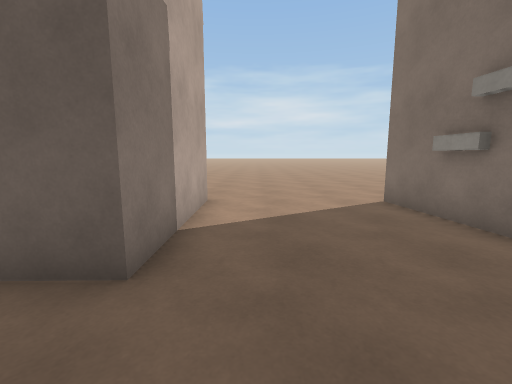
[1] (above)

21 first-person views from a walk through a Unity game level. The camera is 1.3 m above the floor, tilts 8° down and sees 90° across. The floor is counted in squares, 1 m on a side. Each view is taken from the middle of a square. On the plan, view 1 faces up. The plan holds only what a view shows up to about 13 squares ahead; the rest is blank. The place goes on beyond the plan. The player is left out. Surface patterns are stand-ins for the level's own textures.

[2]
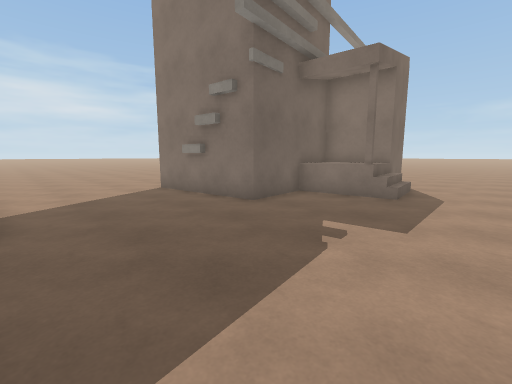

[3]
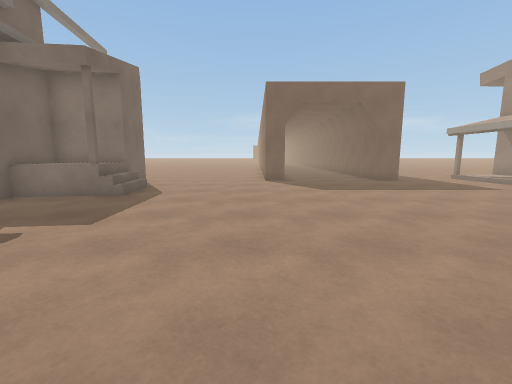

[4]
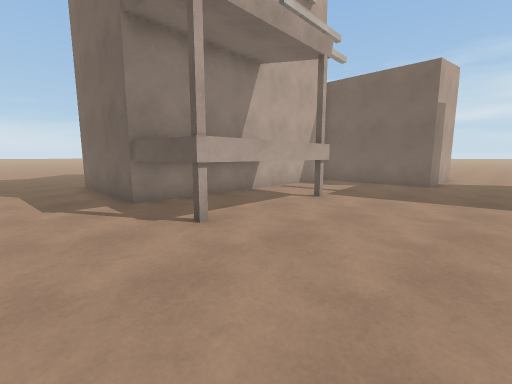

[5]
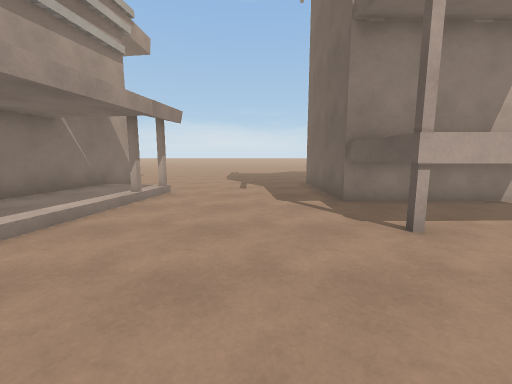

[6]
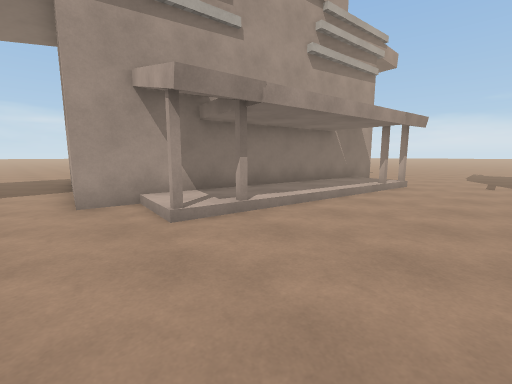

[7]
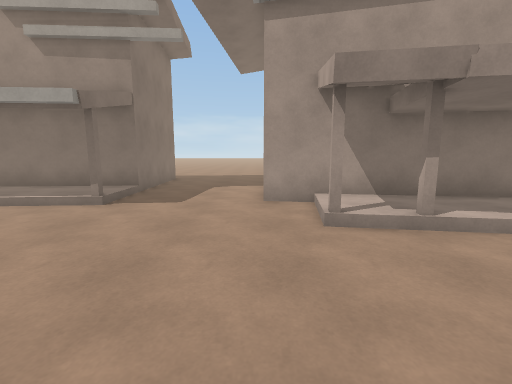

[8]
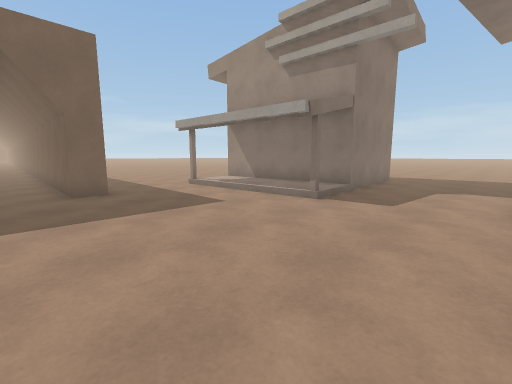

[9]
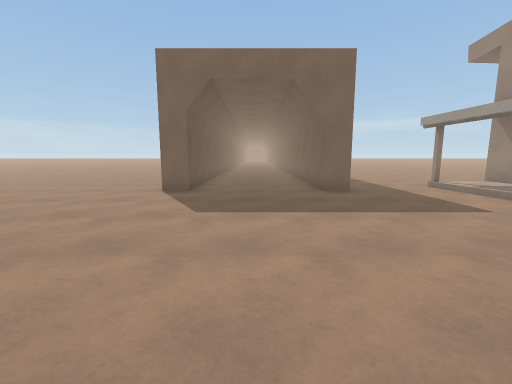

[10]
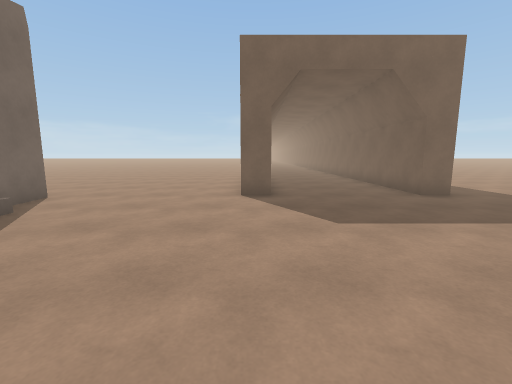

[11]
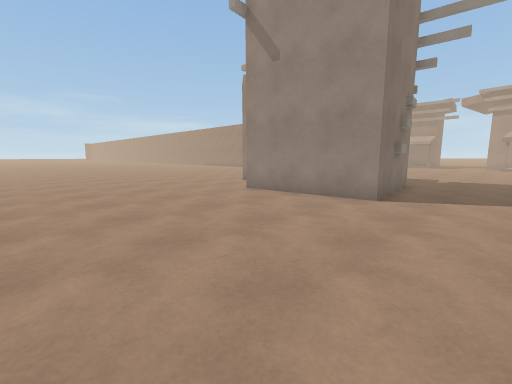

[12]
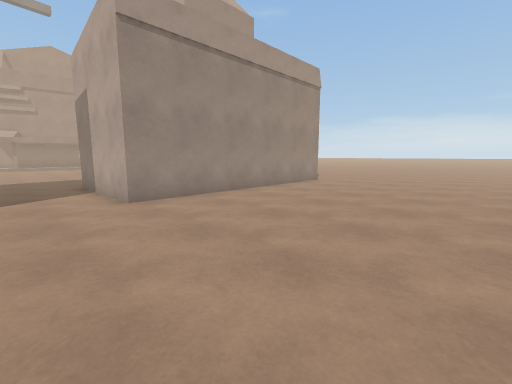

[13]
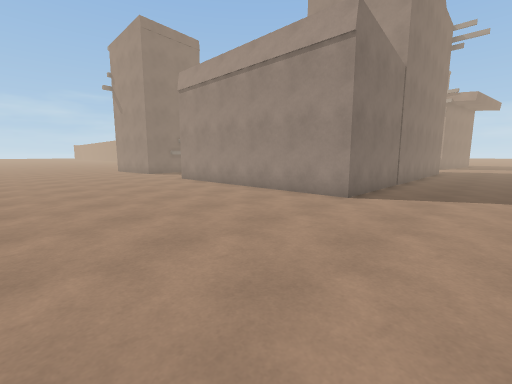

[14]
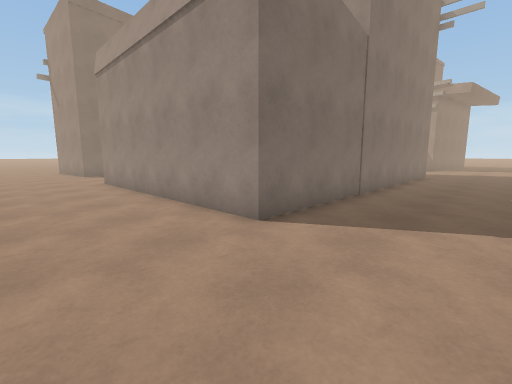

[15]
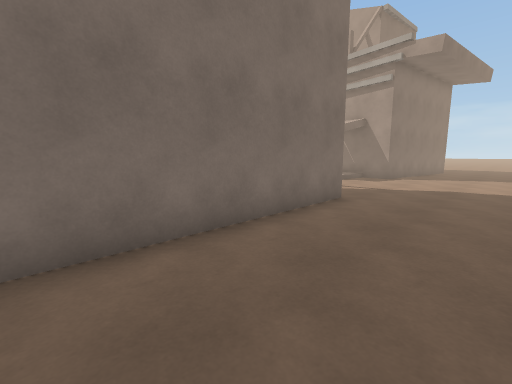

[16]
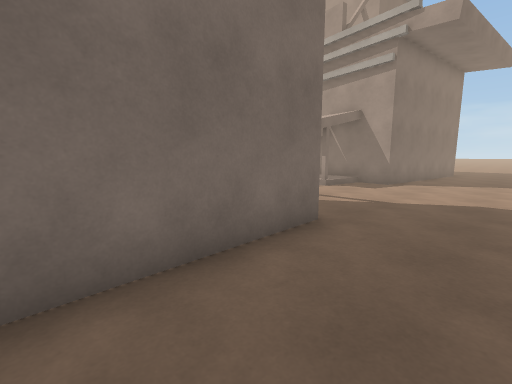

[17]
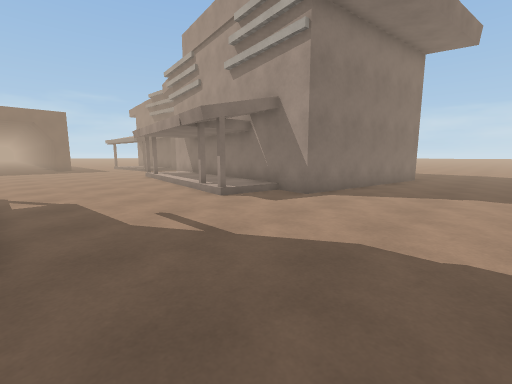

[18]
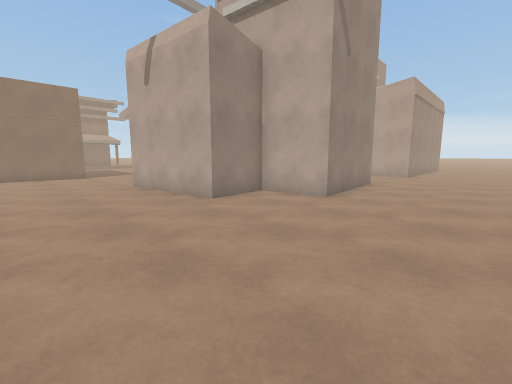

[19]
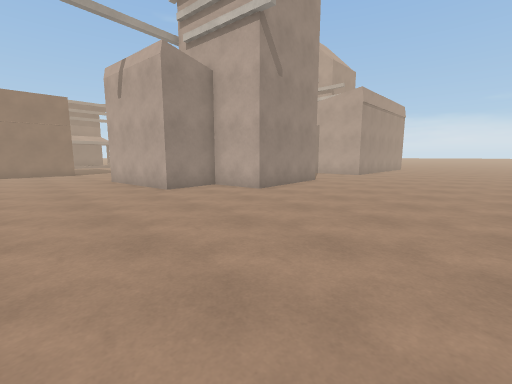

[20]
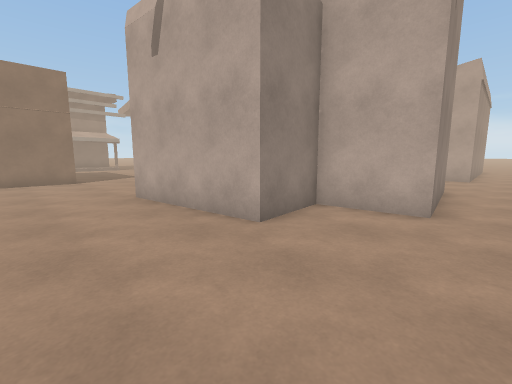

[21]
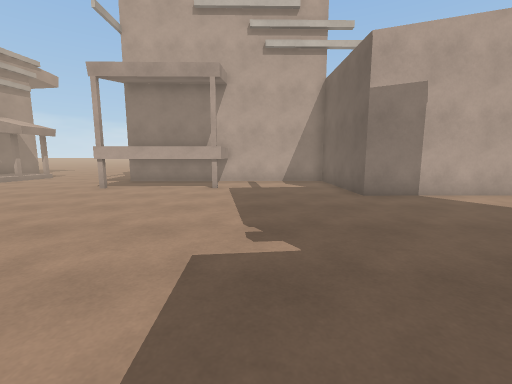

### Floor plan
Key: @ floor where view 1 was taken; # wall or solid block; . main floor; : floor 0.25 m higher than the main floor; / step, stairs or slope; H house.
Columns run from 15 left of view 1 to 16 right of it. Each row starts with its distance up from view 1.
 15 ................................
 14 ................................
 13 ................................
 12 ................................
 11 ................................
 10 ................................
  9 ................................
  8 ......................HHH.......
  7 ....HHHHHHHHHH.....HHH  H.......
  6 ....H        H.....H    H.......
  5 ....H        H.....H    HHH.....
  4 ....H    H   H.....H    H HH....
  3 ....H   HHHHHHH....HHHHHHHHH....
  2 ....HH HH..........H... HH H....
  1 ....H   H..............  HHH....
  0 ....H    H.....@......H  H......
 -1 ....H    H......................
 -2 ....H    H......................
 -3 ....H    HHHH...................
 -4 ....H    HHHH...................
 -5 ....H    HHHH...................
 -6 ....H    HHHH...............####
 -7 ....HHHHHHHHH...................
 -8 ................................
 -9 ................................
-10 ................................
-11 ................................
-12 ............................####
-13 .......#.......................
-14 .......:#::////.................
-15 .......::::::::#:#..............
-16 .....#######:::::...............
-17 .....#     #######....H::    H..
-18 .....#           #..../
-19 .....#           #.....HHHHHHH
-20 ....##           #....H
-21 ....#             ....H
-22 ....#             .....H
-23 ....#             .....H
-24 ...               .....H
-25 ..                .... H
-26                   ...
-27                   ..
-28                   ..

Where each view was taken, in squares from view 1:
view 1: 0 up, 0 right, facing up
view 2: 3 down, 1 left, facing up-right
view 3: 5 down, 1 left, facing right
view 4: 10 down, 1 right, facing up-left
view 5: 10 down, 1 right, facing left
view 6: 10 down, 4 right, facing down-left
view 7: 10 down, 3 right, facing down
view 8: 10 down, 3 right, facing down-right
view 9: 9 down, 3 right, facing right
view 10: 6 down, 4 right, facing right
view 11: 15 up, 1 right, facing down-right
view 12: 15 up, 1 right, facing down-left
view 13: 15 up, 15 left, facing down-right
view 14: 11 up, 15 left, facing down-right
view 15: 0 up, 15 left, facing down-right
view 16: 3 down, 14 left, facing down-right
view 17: 8 down, 15 left, facing down-right
view 18: 12 up, 16 right, facing down-left
view 19: 15 up, 16 right, facing down-left
view 20: 9 up, 15 right, facing down-left
view 21: 1 down, 7 right, facing left
